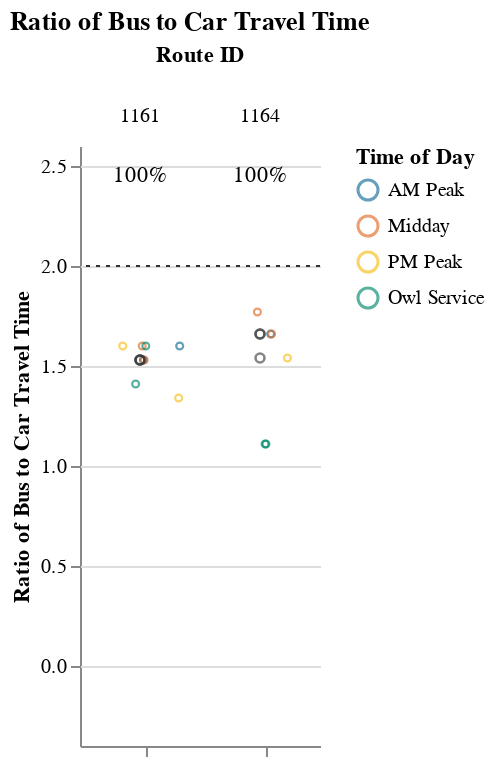
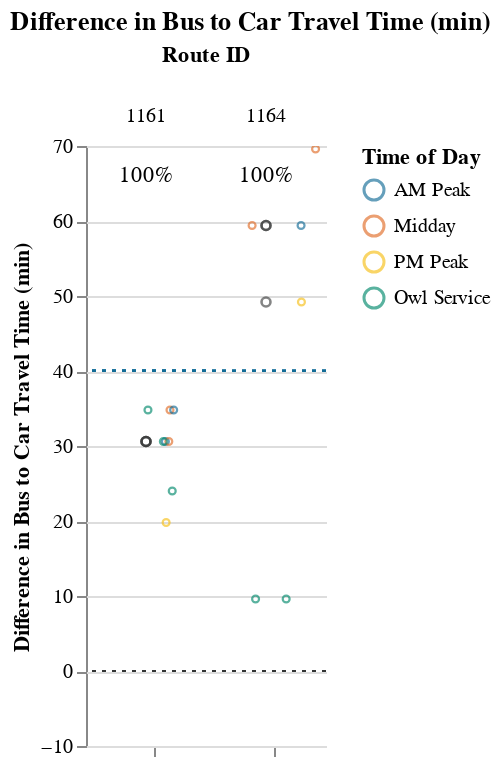

The notebook cell saved with these charts, in order:
### Markdown cell above
### Long Routes (> 1.5 hrs)

### Code cell
route_group = "long"
try:
    subset_routes, mult, diff  = setup_charts(df, PCT_COMPETITIVE_THRESHOLD, route_group)
    if len(subset_routes) > 0:
        display(
            Markdown(
                f"{CAPTIONS_DICT[route_group]}"
                "Within each route group, routes are sorted in descending order "
                "by % competitive trips and # trips below the additional time cut-off."
            )
        )

        display(mult)
        display(diff)
except:
    print("No routes meet this criteria.")

### Figure 1 — Vega-Lite specification as saved in the notebook (floating-point values rounded to 4 significant figures)
{"config": {"view": {"continuousWidth": 400, "continuousHeight": 300, "stroke": null}, "facet": {"spacing": 0}}, "data": {"name": "data-0f3a96ef774f0eae47c2ce407a7e792d"}, "facet": {"column": {"field": "route_id", "sort": ["1161", "1164"], "title": "Route ID", "type": "nominal"}}, "spec": {"layer": [{"mark": {"type": "point", "opacity": 0.65, "size": 12, "strokeWidth": 1.1}, "encoding": {"color": {"field": "time_of_day", "scale": {"range": ["#136C97", "#E16B26", "#F6BF16", "#00896B", "#7790A3", "#5B559C"]}, "sort": ["AM Peak", "Midday", "PM Peak", "Owl Service"], "title": "Time of Day", "type": "nominal"}, "tooltip": [{"field": "route_id", "type": "nominal"}, {"field": "trip_id", "type": "nominal"}, {"field": "service_hours", "type": "quantitative"}, {"field": "car_duration_hours", "type": "quantitative"}, {"field": "bus_multiplier", "type": "quantitative"}, {"field": "bus_difference", "type": "quantitative"}, {"field": "num_trips", "type": "quantitative"}, {"field": "num_competitive", "type": "quantitative"}, {"field": "pct_trips_competitive", "type": "quantitative"}, {"field": "p25", "type": "quantitative"}, {"field": "p50", "type": "quantitative"}, {"field": "p75", "type": "quantitative"}], "x": {"axis": {"grid": false, "labels": false, "ticks": true, "values": [0]}, "field": "jitter", "scale": {}, "title": null, "type": "quantitative"}, "y": {"field": "bus_multiplier", "scale": {"domain": [-0.25, 2.5]}, "title": "Ratio of Bus to Car Travel Time", "type": "quantitative"}}, "selection": {"selector005": {"type": "interval", "bind": "scales", "encodings": ["x", "y"]}}, "transform": [{"calculate": "sqrt(-2*log(random()))*cos(2*PI*random())", "as": "jitter"}], "width": 60}, {"layer": [{"mark": {"type": "point", "opacity": 0.6, "size": 20, "strokeWidth": 1.3}, "encoding": {"color": {"value": "#323434"}, "y": {"field": "bus_multiplier", "type": "quantitative"}}, "transform": [{"filter": "(datum.p50_trip === 1)"}]}, {"mark": {"type": "rule", "strokeDash": [2, 3]}, "encoding": {"color": {"value": "#323434"}, "y": {"field": "cutoff", "type": "quantitative"}}}, {"mark": {"type": "text", "align": "center", "baseline": "middle"}, "encoding": {"color": {"value": "black"}, "text": {"field": "pct_trips_competitive", "format": ".0%", "type": "quantitative"}, "tooltip": [{"field": "route_id", "type": "nominal"}, {"field": "trip_id", "type": "nominal"}, {"field": "service_hours", "type": "quantitative"}, {"field": "car_duration_hours", "type": "quantitative"}, {"field": "bus_multiplier", "type": "quantitative"}, {"field": "bus_difference", "type": "quantitative"}, {"field": "num_trips", "type": "quantitative"}, {"field": "num_competitive", "type": "quantitative"}, {"field": "pct_trips_competitive", "type": "quantitative"}, {"field": "p25", "type": "quantitative"}, {"field": "p50", "type": "quantitative"}, {"field": "p75", "type": "quantitative"}], "x": {"value": 30}, "y": {"value": 15}}, "transform": [{"calculate": "sqrt(-2*log(random()))*cos(2*PI*random())", "as": "jitter"}, {"filter": "(datum.fastest_trip === 1)"}]}]}]}, "resolve": {"scale": {"y": "shared"}}, "title": "Ratio of Bus to Car Travel Time", "$schema": "https://vega.github.io/schema/vega-lite/v4.17.0.json", "datasets": {"data-0f3a96ef774f0eae47c2ce407a7e792d": [{"calitp_itp_id": 146, "trip_key": -2938986463235106552, "trip_id": "t_1270746_b_33402_tn_0", "shape_id": "p_3083", "route_id": "1161", "service_hours": 1.3, "trip_first_departure_ts": 69900, "trip_last_arrival_ts": 74580, "departure_hour": 19, "time_of_day": "PM Peak", "p25": 1.48, "p50": 1.48, "p75": 1.55, "p50_trip": 0, "fastest_trip": 1, "car_duration_hours": 0.97, "competitive_route": 1, "bus_multiplier": 1.34, "bus_difference": 19.8, "num_trips": 9, "num_competitive": 9, "pct_trips_competitive": 1.0, "bus_difference_spread": 15.0, "route_group": "long", "max_trip_hrs": 1.55, "max_trip_route_group": 2.67, "name": "Kern County", "caltrans_district": "06 - Fresno", "drmt_organization_name": null, "cutoff2": 40.05, "cutoff": 2}, {"calitp_itp_id": 146, "trip_key": -27775948743421188, "trip_id": "t_1270752_b_33402_tn_0", "shape_id": "p_787635", "route_id": "1161", "service_hours": 1.37, "trip_first_departure_ts": 15600, "trip_last_arrival_ts": 20520, "departure_hour": 4, "time_of_day": "Owl Service", "p25": 1.48, "p50": 1.48, "p75": 1.55, "p50_trip": 0, "fastest_trip": 0, "car_duration_hours": 0.97, "competitive_route": 1, "bus_multiplier": 1.41, "bus_difference": 24.0, "num_trips": 9, "num_competitive": 9, "pct_trips_competitive": 1.0, "bus_difference_spread": 15.0, "route_group": "long", "max_trip_hrs": 1.55, "max_trip_route_group": 2.67, "name": "Kern County", "caltrans_district": "06 - Fresno", "drmt_organization_name": null, "cutoff2": 40.05, "cutoff": 2}, {"calitp_itp_id": 146, "trip_key": -7990793653844275569, "trip_id": "t_1270743_b_33402_tn_0", "shape_id": "p_178359", "route_id": "1161", "service_hours": 1.48, "trip_first_departure_ts": 35700, "trip_last_arrival_ts": 41040, "departure_hour": 9, "time_of_day": "AM Peak", "p25": 1.48, "p50": 1.48, "p75": 1.55, "p50_trip": 1, "fastest_trip": 0, "car_duration_hours": 0.97, "competitive_route": 1, "bus_multiplier": 1.53, "bus_difference": 30.6, "num_trips": 9, "num_competitive": 9, "pct_trips_competitive": 1.0, "bus_difference_spread": 15.0, "route_group": "long", "max_trip_hrs": 1.55, "max_trip_route_group": 2.67, "name": "Kern County", "caltrans_district": "06 - Fresno", "drmt_organization_name": null, "cutoff2": 40.05, "cutoff": 2}, {"calitp_itp_id": 146, "trip_key": 2981651922526876918, "trip_id": "t_1270748_b_33402_tn_0", "shape_id": "p_178359", "route_id": "1161", "service_hours": 1.48, "trip_first_departure_ts": 56100, "trip_last_arrival_ts": 61440, "departure_hour": 15, "time_of_day": "Midday", "p25": 1.48, "p50": 1.48, "p75": 1.55, "p50_trip": 1, "fastest_trip": 0, "car_duration_hours": 0.97, "competitive_route": 1, "bus_multiplier": 1.53, "bus_difference": 30.6, "num_trips": 9, "num_competitive": 9, "pct_trips_competitive": 1.0, "bus_difference_spread": 15.0, "route_group": "long", "max_trip_hrs": 1.55, "max_trip_route_group": 2.67, "name": "Kern County", "caltrans_district": "06 - Fresno", "drmt_organization_name": null, "cutoff2": 40.05, "cutoff": 2}, {"calitp_itp_id": 146, "trip_key": 8490347904405264088, "trip_id": "t_1270741_b_33402_tn_0", "shape_id": "p_178359", "route_id": "1161", "service_hours": 1.48, "trip_first_departure_ts": 21000, "trip_last_arrival_ts": 26340, "departure_hour": 5, "time_of_day": "Owl Service", "p25": 1.48, "p50": 1.48, "p75": 1.55, "p50_trip": 1, "fastest_trip": 0, "car_duration_hours": 0.97, "competitive_route": 1, "bus_multiplier": 1.53, "bus_difference": 30.6, "num_trips": 9, "num_competitive": 9, "pct_trips_competitive": 1.0, "bus_difference_spread": 15.0, "route_group": "long", "max_trip_hrs": 1.55, "max_trip_route_group": 2.67, "name": "Kern County", "caltrans_district": "06 - Fresno", "drmt_organization_name": null, "cutoff2": 40.05, "cutoff": 2}, {"calitp_itp_id": 146, "trip_key": 1262263643627312031, "trip_id": "t_1270750_b_33402_tn_0", "shape_id": "p_111843", "route_id": "1161", "service_hours": 1.55, "trip_first_departure_ts": 48900, "trip_last_arrival_ts": 54480, "departure_hour": 13, "time_of_day": "Midday", "p25": 1.48, "p50": 1.48, "p75": 1.55, "p50_trip": 0, "fastest_trip": 0, "car_duration_hours": 0.97, "competitive_route": 1, "bus_multiplier": 1.6, "bus_difference": 34.8, "num_trips": 9, "num_competitive": 9, "pct_trips_competitive": 1.0, "bus_difference_spread": 15.0, "route_group": "long", "max_trip_hrs": 1.55, "max_trip_route_group": 2.67, "name": "Kern County", "caltrans_district": "06 - Fresno", "drmt_organization_name": null, "cutoff2": 40.05, "cutoff": 2}, {"calitp_itp_id": 146, "trip_key": -8012276736357788588, "trip_id": "t_1270747_b_33402_tn_0", "shape_id": "p_111843", "route_id": "1161", "service_hours": 1.55, "trip_first_departure_ts": 63900, "trip_last_arrival_ts": 69480, "departure_hour": 17, "time_of_day": "PM Peak", "p25": 1.48, "p50": 1.48, "p75": 1.55, "p50_trip": 0, "fastest_trip": 0, "car_duration_hours": 0.97, "competitive_route": 1, "bus_multiplier": 1.6, "bus_difference": 34.8, "num_trips": 9, "num_competitive": 9, "pct_trips_competitive": 1.0, "bus_difference_spread": 15.0, "route_group": "long", "max_trip_hrs": 1.55, "max_trip_route_group": 2.67, "name": "Kern County", "caltrans_district": "06 - Fresno", "drmt_organization_name": null, "cutoff2": 40.05, "cutoff": 2}, {"calitp_itp_id": 146, "trip_key": -1436786589014759050, "trip_id": "t_1270744_b_33402_tn_0", "shape_id": "p_111843", "route_id": "1161", "service_hours": 1.55, "trip_first_departure_ts": 72900, "trip_last_arrival_ts": 78480, "departure_hour": 20, "time_of_day": "Owl Service", "p25": 1.48, "p50": 1.48, "p75": 1.55, "p50_trip": 0, "fastest_trip": 0, "car_duration_hours": 0.97, "competitive_route": 1, "bus_multiplier": 1.6, "bus_difference": 34.8, "num_trips": 9, "num_competitive": 9, "pct_trips_competitive": 1.0, "bus_difference_spread": 15.0, "route_group": "long", "max_trip_hrs": 1.55, "max_trip_route_group": 2.67, "name": "Kern County", "caltrans_district": "06 - Fresno", "drmt_organization_name": null, "cutoff2": 40.05, "cutoff": 2}, {"calitp_itp_id": 146, "trip_key": -3446891539184357635, "trip_id": "t_1270740_b_33402_tn_0", "shape_id": "p_111843", "route_id": "1161", "service_hours": 1.55, "trip_first_departure_ts": 28800, "trip_last_arrival_ts": 34380, "departure_hour": 8, "time_of_day": "AM Peak", "p25": 1.48, "p50": 1.48, "p75": 1.55, "p50_trip": 0, "fastest_trip": 0, "car_duration_hours": 0.97, "competitive_route": 1, "bus_multiplier": 1.6, "bus_difference": 34.8, "num_trips": 9, "num_competitive": 9, "pct_trips_competitive": 1.0, "bus_difference_spread": 15.0, "route_group": "long", "max_trip_hrs": 1.55, "max_trip_route_group": 2.67, "name": "Kern County", "caltrans_district": "06 - Fresno", "drmt_organization_name": null, "cutoff2": 40.05, "cutoff": 2}, {"calitp_itp_id": 146, "trip_key": -8590870193841586933, "trip_id": "t_2002244_b_33402_tn_0", "shape_id": "p_531929", "route_id": "1164", "service_hours": 1.67, "trip_first_departure_ts": 72000, "trip_last_arrival_ts": 78000, "departure_hour": 20, "time_of_day": "Owl Service", "p25": 1.835, "p50": 2.415, "p75": 2.5, "p50_trip": 0, "fastest_trip": 1, "car_duration_hours": 1.51, "competitive_route": 1, "bus_multiplier": 1.11, "bus_difference": 9.6, "num_trips": 6, "num_competitive": 6, "pct_trips_competitive": 1.0, "bus_difference_spread": 60.0, "route_group": "long", "max_trip_hrs": 2.67, "max_trip_route_group": 2.67, "name": "Kern County", "caltrans_district": "06 - Fresno", "drmt_organization_name": null, "cutoff2": 40.05, "cutoff": 2}, {"calitp_itp_id": 146, "trip_key": 5871427795504534946, "trip_id": "t_2002253_b_33402_tn_0", "shape_id": "p_176613", "route_id": "1164", "service_hours": 1.67, "trip_first_departure_ts": 16500, "trip_last_arrival_ts": 22500, "departure_hour": 4, "time_of_day": "Owl Service", "p25": 1.835, "p50": 2.415, "p75": 2.5, "p50_trip": 0, "fastest_trip": 0, "car_duration_hours": 1.51, "competitive_route": 1, "bus_multiplier": 1.11, "bus_difference": 9.6, "num_trips": 6, "num_competitive": 6, "pct_trips_competitive": 1.0, "bus_difference_spread": 60.0, "route_group": "long", "max_trip_hrs": 2.67, "max_trip_route_group": 2.67, "name": "Kern County", "caltrans_district": "06 - Fresno", "drmt_organization_name": null, "cutoff2": 40.05, "cutoff": 2}, {"calitp_itp_id": 146, "trip_key": 5459623371448546951, "trip_id": "t_577178_b_33402_tn_0", "shape_id": "p_531898", "route_id": "1164", "service_hours": 2.33, "trip_first_departure_ts": 61500, "trip_last_arrival_ts": 69900, "departure_hour": 17, "time_of_day": "PM Peak", "p25": 1.835, "p50": 2.415, "p75": 2.5, "p50_trip": 1, "fastest_trip": 0, "car_duration_hours": 1.51, "competitive_route": 1, "bus_multiplier": 1.54, "bus_difference": 49.2, "num_trips": 6, "num_competitive": 6, "pct_trips_competitive": 1.0, "bus_difference_spread": 60.0, "route_group": "long", "max_trip_hrs": 2.67, "max_trip_route_group": 2.67, "name": "Kern County", "caltrans_district": "06 - Fresno", "drmt_organization_name": null, "cutoff2": 40.05, "cutoff": 2}, {"calitp_itp_id": 146, "trip_key": -2595492361503989003, "trip_id": "t_2002246_b_33402_tn_0", "shape_id": "p_1304184", "route_id": "1164", "service_hours": 2.5, "trip_first_departure_ts": 27900, "trip_last_arrival_ts": 36900, "departure_hour": 7, "time_of_day": "AM Peak", "p25": 1.835, "p50": 2.415, "p75": 2.5, "p50_trip": 1, "fastest_trip": 0, "car_duration_hours": 1.51, "competitive_route": 1, "bus_multiplier": 1.66, "bus_difference": 59.4, "num_trips": 6, "num_competitive": 6, "pct_trips_competitive": 1.0, "bus_difference_spread": 60.0, "route_group": "long", "max_trip_hrs": 2.67, "max_trip_route_group": 2.67, "name": "Kern County", "caltrans_district": "06 - Fresno", "drmt_organization_name": null, "cutoff2": 40.05, "cutoff": 2}, {"calitp_itp_id": 146, "trip_key": 4555264788618060953, "trip_id": "t_559817_b_33402_tn_0", "shape_id": "p_1304184", "route_id": "1164", "service_hours": 2.5, "trip_first_departure_ts": 48300, "trip_last_arrival_ts": 57300, "departure_hour": 13, "time_of_day": "Midday", "p25": 1.835, "p50": 2.415, "p75": 2.5, "p50_trip": 1, "fastest_trip": 0, "car_duration_hours": 1.51, "competitive_route": 1, "bus_multiplier": 1.66, "bus_difference": 59.4, "num_trips": 6, "num_competitive": 6, "pct_trips_competitive": 1.0, "bus_difference_spread": 60.0, "route_group": "long", "max_trip_hrs": 2.67, "max_trip_route_group": 2.67, "name": "Kern County", "caltrans_district": "06 - Fresno", "drmt_organization_name": null, "cutoff2": 40.05, "cutoff": 2}, {"calitp_itp_id": 146, "trip_key": 2870020657017803320, "trip_id": "t_2002242_b_33402_tn_0", "shape_id": "p_3037", "route_id": "1164", "service_hours": 2.67, "trip_first_departure_ts": 36900, "trip_last_arrival_ts": 46500, "departure_hour": 10, "time_of_day": "Midday", "p25": 1.835, "p50": 2.415, "p75": 2.5, "p50_trip": 0, "fastest_trip": 0, "car_duration_hours": 1.51, "competitive_route": 1, "bus_multiplier": 1.77, "bus_difference": 69.6, "num_trips": 6, "num_competitive": 6, "pct_trips_competitive": 1.0, "bus_difference_spread": 60.0, "route_group": "long", "max_trip_hrs": 2.67, "max_trip_route_group": 2.67, "name": "Kern County", "caltrans_district": "06 - Fresno", "drmt_organization_name": null, "cutoff2": 40.05, "cutoff": 2}]}}

### Figure 2 — Vega-Lite specification as saved in the notebook (floating-point values rounded to 4 significant figures)
{"config": {"view": {"continuousWidth": 400, "continuousHeight": 300, "stroke": null}, "facet": {"spacing": 0}}, "data": {"name": "data-0e9dc8dbb17be32b053f8f3181999d85"}, "facet": {"column": {"field": "route_id", "sort": ["1161", "1164"], "title": "Route ID", "type": "nominal"}}, "spec": {"layer": [{"mark": {"type": "point", "opacity": 0.65, "size": 12, "strokeWidth": 1.1}, "encoding": {"color": {"field": "time_of_day", "scale": {"range": ["#136C97", "#E16B26", "#F6BF16", "#00896B", "#7790A3", "#5B559C"]}, "sort": ["AM Peak", "Midday", "PM Peak", "Owl Service"], "title": "Time of Day", "type": "nominal"}, "tooltip": [{"field": "route_id", "type": "nominal"}, {"field": "trip_id", "type": "nominal"}, {"field": "service_hours", "type": "quantitative"}, {"field": "car_duration_hours", "type": "quantitative"}, {"field": "bus_multiplier", "type": "quantitative"}, {"field": "bus_difference", "type": "quantitative"}, {"field": "num_trips", "type": "quantitative"}, {"field": "num_competitive", "type": "quantitative"}, {"field": "pct_trips_competitive", "type": "quantitative"}, {"field": "p25", "type": "quantitative"}, {"field": "p50", "type": "quantitative"}, {"field": "p75", "type": "quantitative"}], "x": {"axis": {"grid": false, "labels": false, "ticks": true, "values": [0]}, "field": "jitter", "scale": {}, "title": null, "type": "quantitative"}, "y": {"field": "bus_difference", "scale": {"domain": [-5, 69.6]}, "title": "Difference in Bus to Car Travel Time (min)", "type": "quantitative"}}, "selection": {"selector006": {"type": "interval", "bind": "scales", "encodings": ["x", "y"]}}, "transform": [{"calculate": "sqrt(-2*log(random()))*cos(2*PI*random())", "as": "jitter"}], "width": 60}, {"layer": [{"mark": {"type": "point", "opacity": 0.6, "size": 20, "strokeWidth": 1.3}, "encoding": {"color": {"value": "#323434"}, "y": {"field": "bus_difference", "type": "quantitative"}}, "transform": [{"filter": "(datum.p50_trip === 1)"}]}, {"mark": {"type": "rule", "strokeDash": [2, 3]}, "encoding": {"color": {"value": "#323434"}, "y": {"field": "cutoff", "type": "quantitative"}}}, {"mark": {"type": "rule", "strokeDash": [2, 3]}, "encoding": {"color": {"value": "#136C97"}, "y": {"field": "cutoff2", "type": "quantitative"}}}, {"mark": {"type": "text", "align": "center", "baseline": "middle"}, "encoding": {"color": {"value": "black"}, "text": {"field": "pct_trips_competitive", "format": ".0%", "type": "quantitative"}, "tooltip": [{"field": "route_id", "type": "nominal"}, {"field": "trip_id", "type": "nominal"}, {"field": "service_hours", "type": "quantitative"}, {"field": "car_duration_hours", "type": "quantitative"}, {"field": "bus_multiplier", "type": "quantitative"}, {"field": "bus_difference", "type": "quantitative"}, {"field": "num_trips", "type": "quantitative"}, {"field": "num_competitive", "type": "quantitative"}, {"field": "pct_trips_competitive", "type": "quantitative"}, {"field": "p25", "type": "quantitative"}, {"field": "p50", "type": "quantitative"}, {"field": "p75", "type": "quantitative"}], "x": {"value": 30}, "y": {"value": 15}}, "transform": [{"calculate": "sqrt(-2*log(random()))*cos(2*PI*random())", "as": "jitter"}, {"filter": "(datum.fastest_trip === 1)"}]}]}]}, "resolve": {"scale": {"y": "shared"}}, "title": "Difference in Bus to Car Travel Time (min)", "$schema": "https://vega.github.io/schema/vega-lite/v4.17.0.json", "datasets": {"data-0e9dc8dbb17be32b053f8f3181999d85": [{"calitp_itp_id": 146, "trip_key": -2938986463235106552, "trip_id": "t_1270746_b_33402_tn_0", "shape_id": "p_3083", "route_id": "1161", "service_hours": 1.3, "trip_first_departure_ts": 69900, "trip_last_arrival_ts": 74580, "departure_hour": 19, "time_of_day": "PM Peak", "p25": 1.48, "p50": 1.48, "p75": 1.55, "p50_trip": 0, "fastest_trip": 1, "car_duration_hours": 0.97, "competitive_route": 1, "bus_multiplier": 1.34, "bus_difference": 19.8, "num_trips": 9, "num_competitive": 9, "pct_trips_competitive": 1.0, "bus_difference_spread": 15.0, "route_group": "long", "max_trip_hrs": 1.55, "max_trip_route_group": 2.67, "name": "Kern County", "caltrans_district": "06 - Fresno", "drmt_organization_name": null, "cutoff2": 40.05, "cutoff": 0}, {"calitp_itp_id": 146, "trip_key": -27775948743421188, "trip_id": "t_1270752_b_33402_tn_0", "shape_id": "p_787635", "route_id": "1161", "service_hours": 1.37, "trip_first_departure_ts": 15600, "trip_last_arrival_ts": 20520, "departure_hour": 4, "time_of_day": "Owl Service", "p25": 1.48, "p50": 1.48, "p75": 1.55, "p50_trip": 0, "fastest_trip": 0, "car_duration_hours": 0.97, "competitive_route": 1, "bus_multiplier": 1.41, "bus_difference": 24.0, "num_trips": 9, "num_competitive": 9, "pct_trips_competitive": 1.0, "bus_difference_spread": 15.0, "route_group": "long", "max_trip_hrs": 1.55, "max_trip_route_group": 2.67, "name": "Kern County", "caltrans_district": "06 - Fresno", "drmt_organization_name": null, "cutoff2": 40.05, "cutoff": 0}, {"calitp_itp_id": 146, "trip_key": -7990793653844275569, "trip_id": "t_1270743_b_33402_tn_0", "shape_id": "p_178359", "route_id": "1161", "service_hours": 1.48, "trip_first_departure_ts": 35700, "trip_last_arrival_ts": 41040, "departure_hour": 9, "time_of_day": "AM Peak", "p25": 1.48, "p50": 1.48, "p75": 1.55, "p50_trip": 1, "fastest_trip": 0, "car_duration_hours": 0.97, "competitive_route": 1, "bus_multiplier": 1.53, "bus_difference": 30.6, "num_trips": 9, "num_competitive": 9, "pct_trips_competitive": 1.0, "bus_difference_spread": 15.0, "route_group": "long", "max_trip_hrs": 1.55, "max_trip_route_group": 2.67, "name": "Kern County", "caltrans_district": "06 - Fresno", "drmt_organization_name": null, "cutoff2": 40.05, "cutoff": 0}, {"calitp_itp_id": 146, "trip_key": 2981651922526876918, "trip_id": "t_1270748_b_33402_tn_0", "shape_id": "p_178359", "route_id": "1161", "service_hours": 1.48, "trip_first_departure_ts": 56100, "trip_last_arrival_ts": 61440, "departure_hour": 15, "time_of_day": "Midday", "p25": 1.48, "p50": 1.48, "p75": 1.55, "p50_trip": 1, "fastest_trip": 0, "car_duration_hours": 0.97, "competitive_route": 1, "bus_multiplier": 1.53, "bus_difference": 30.6, "num_trips": 9, "num_competitive": 9, "pct_trips_competitive": 1.0, "bus_difference_spread": 15.0, "route_group": "long", "max_trip_hrs": 1.55, "max_trip_route_group": 2.67, "name": "Kern County", "caltrans_district": "06 - Fresno", "drmt_organization_name": null, "cutoff2": 40.05, "cutoff": 0}, {"calitp_itp_id": 146, "trip_key": 8490347904405264088, "trip_id": "t_1270741_b_33402_tn_0", "shape_id": "p_178359", "route_id": "1161", "service_hours": 1.48, "trip_first_departure_ts": 21000, "trip_last_arrival_ts": 26340, "departure_hour": 5, "time_of_day": "Owl Service", "p25": 1.48, "p50": 1.48, "p75": 1.55, "p50_trip": 1, "fastest_trip": 0, "car_duration_hours": 0.97, "competitive_route": 1, "bus_multiplier": 1.53, "bus_difference": 30.6, "num_trips": 9, "num_competitive": 9, "pct_trips_competitive": 1.0, "bus_difference_spread": 15.0, "route_group": "long", "max_trip_hrs": 1.55, "max_trip_route_group": 2.67, "name": "Kern County", "caltrans_district": "06 - Fresno", "drmt_organization_name": null, "cutoff2": 40.05, "cutoff": 0}, {"calitp_itp_id": 146, "trip_key": 1262263643627312031, "trip_id": "t_1270750_b_33402_tn_0", "shape_id": "p_111843", "route_id": "1161", "service_hours": 1.55, "trip_first_departure_ts": 48900, "trip_last_arrival_ts": 54480, "departure_hour": 13, "time_of_day": "Midday", "p25": 1.48, "p50": 1.48, "p75": 1.55, "p50_trip": 0, "fastest_trip": 0, "car_duration_hours": 0.97, "competitive_route": 1, "bus_multiplier": 1.6, "bus_difference": 34.8, "num_trips": 9, "num_competitive": 9, "pct_trips_competitive": 1.0, "bus_difference_spread": 15.0, "route_group": "long", "max_trip_hrs": 1.55, "max_trip_route_group": 2.67, "name": "Kern County", "caltrans_district": "06 - Fresno", "drmt_organization_name": null, "cutoff2": 40.05, "cutoff": 0}, {"calitp_itp_id": 146, "trip_key": -8012276736357788588, "trip_id": "t_1270747_b_33402_tn_0", "shape_id": "p_111843", "route_id": "1161", "service_hours": 1.55, "trip_first_departure_ts": 63900, "trip_last_arrival_ts": 69480, "departure_hour": 17, "time_of_day": "PM Peak", "p25": 1.48, "p50": 1.48, "p75": 1.55, "p50_trip": 0, "fastest_trip": 0, "car_duration_hours": 0.97, "competitive_route": 1, "bus_multiplier": 1.6, "bus_difference": 34.8, "num_trips": 9, "num_competitive": 9, "pct_trips_competitive": 1.0, "bus_difference_spread": 15.0, "route_group": "long", "max_trip_hrs": 1.55, "max_trip_route_group": 2.67, "name": "Kern County", "caltrans_district": "06 - Fresno", "drmt_organization_name": null, "cutoff2": 40.05, "cutoff": 0}, {"calitp_itp_id": 146, "trip_key": -1436786589014759050, "trip_id": "t_1270744_b_33402_tn_0", "shape_id": "p_111843", "route_id": "1161", "service_hours": 1.55, "trip_first_departure_ts": 72900, "trip_last_arrival_ts": 78480, "departure_hour": 20, "time_of_day": "Owl Service", "p25": 1.48, "p50": 1.48, "p75": 1.55, "p50_trip": 0, "fastest_trip": 0, "car_duration_hours": 0.97, "competitive_route": 1, "bus_multiplier": 1.6, "bus_difference": 34.8, "num_trips": 9, "num_competitive": 9, "pct_trips_competitive": 1.0, "bus_difference_spread": 15.0, "route_group": "long", "max_trip_hrs": 1.55, "max_trip_route_group": 2.67, "name": "Kern County", "caltrans_district": "06 - Fresno", "drmt_organization_name": null, "cutoff2": 40.05, "cutoff": 0}, {"calitp_itp_id": 146, "trip_key": -3446891539184357635, "trip_id": "t_1270740_b_33402_tn_0", "shape_id": "p_111843", "route_id": "1161", "service_hours": 1.55, "trip_first_departure_ts": 28800, "trip_last_arrival_ts": 34380, "departure_hour": 8, "time_of_day": "AM Peak", "p25": 1.48, "p50": 1.48, "p75": 1.55, "p50_trip": 0, "fastest_trip": 0, "car_duration_hours": 0.97, "competitive_route": 1, "bus_multiplier": 1.6, "bus_difference": 34.8, "num_trips": 9, "num_competitive": 9, "pct_trips_competitive": 1.0, "bus_difference_spread": 15.0, "route_group": "long", "max_trip_hrs": 1.55, "max_trip_route_group": 2.67, "name": "Kern County", "caltrans_district": "06 - Fresno", "drmt_organization_name": null, "cutoff2": 40.05, "cutoff": 0}, {"calitp_itp_id": 146, "trip_key": -8590870193841586933, "trip_id": "t_2002244_b_33402_tn_0", "shape_id": "p_531929", "route_id": "1164", "service_hours": 1.67, "trip_first_departure_ts": 72000, "trip_last_arrival_ts": 78000, "departure_hour": 20, "time_of_day": "Owl Service", "p25": 1.835, "p50": 2.415, "p75": 2.5, "p50_trip": 0, "fastest_trip": 1, "car_duration_hours": 1.51, "competitive_route": 1, "bus_multiplier": 1.11, "bus_difference": 9.6, "num_trips": 6, "num_competitive": 6, "pct_trips_competitive": 1.0, "bus_difference_spread": 60.0, "route_group": "long", "max_trip_hrs": 2.67, "max_trip_route_group": 2.67, "name": "Kern County", "caltrans_district": "06 - Fresno", "drmt_organization_name": null, "cutoff2": 40.05, "cutoff": 0}, {"calitp_itp_id": 146, "trip_key": 5871427795504534946, "trip_id": "t_2002253_b_33402_tn_0", "shape_id": "p_176613", "route_id": "1164", "service_hours": 1.67, "trip_first_departure_ts": 16500, "trip_last_arrival_ts": 22500, "departure_hour": 4, "time_of_day": "Owl Service", "p25": 1.835, "p50": 2.415, "p75": 2.5, "p50_trip": 0, "fastest_trip": 0, "car_duration_hours": 1.51, "competitive_route": 1, "bus_multiplier": 1.11, "bus_difference": 9.6, "num_trips": 6, "num_competitive": 6, "pct_trips_competitive": 1.0, "bus_difference_spread": 60.0, "route_group": "long", "max_trip_hrs": 2.67, "max_trip_route_group": 2.67, "name": "Kern County", "caltrans_district": "06 - Fresno", "drmt_organization_name": null, "cutoff2": 40.05, "cutoff": 0}, {"calitp_itp_id": 146, "trip_key": 5459623371448546951, "trip_id": "t_577178_b_33402_tn_0", "shape_id": "p_531898", "route_id": "1164", "service_hours": 2.33, "trip_first_departure_ts": 61500, "trip_last_arrival_ts": 69900, "departure_hour": 17, "time_of_day": "PM Peak", "p25": 1.835, "p50": 2.415, "p75": 2.5, "p50_trip": 1, "fastest_trip": 0, "car_duration_hours": 1.51, "competitive_route": 1, "bus_multiplier": 1.54, "bus_difference": 49.2, "num_trips": 6, "num_competitive": 6, "pct_trips_competitive": 1.0, "bus_difference_spread": 60.0, "route_group": "long", "max_trip_hrs": 2.67, "max_trip_route_group": 2.67, "name": "Kern County", "caltrans_district": "06 - Fresno", "drmt_organization_name": null, "cutoff2": 40.05, "cutoff": 0}, {"calitp_itp_id": 146, "trip_key": -2595492361503989003, "trip_id": "t_2002246_b_33402_tn_0", "shape_id": "p_1304184", "route_id": "1164", "service_hours": 2.5, "trip_first_departure_ts": 27900, "trip_last_arrival_ts": 36900, "departure_hour": 7, "time_of_day": "AM Peak", "p25": 1.835, "p50": 2.415, "p75": 2.5, "p50_trip": 1, "fastest_trip": 0, "car_duration_hours": 1.51, "competitive_route": 1, "bus_multiplier": 1.66, "bus_difference": 59.4, "num_trips": 6, "num_competitive": 6, "pct_trips_competitive": 1.0, "bus_difference_spread": 60.0, "route_group": "long", "max_trip_hrs": 2.67, "max_trip_route_group": 2.67, "name": "Kern County", "caltrans_district": "06 - Fresno", "drmt_organization_name": null, "cutoff2": 40.05, "cutoff": 0}, {"calitp_itp_id": 146, "trip_key": 4555264788618060953, "trip_id": "t_559817_b_33402_tn_0", "shape_id": "p_1304184", "route_id": "1164", "service_hours": 2.5, "trip_first_departure_ts": 48300, "trip_last_arrival_ts": 57300, "departure_hour": 13, "time_of_day": "Midday", "p25": 1.835, "p50": 2.415, "p75": 2.5, "p50_trip": 1, "fastest_trip": 0, "car_duration_hours": 1.51, "competitive_route": 1, "bus_multiplier": 1.66, "bus_difference": 59.4, "num_trips": 6, "num_competitive": 6, "pct_trips_competitive": 1.0, "bus_difference_spread": 60.0, "route_group": "long", "max_trip_hrs": 2.67, "max_trip_route_group": 2.67, "name": "Kern County", "caltrans_district": "06 - Fresno", "drmt_organization_name": null, "cutoff2": 40.05, "cutoff": 0}, {"calitp_itp_id": 146, "trip_key": 2870020657017803320, "trip_id": "t_2002242_b_33402_tn_0", "shape_id": "p_3037", "route_id": "1164", "service_hours": 2.67, "trip_first_departure_ts": 36900, "trip_last_arrival_ts": 46500, "departure_hour": 10, "time_of_day": "Midday", "p25": 1.835, "p50": 2.415, "p75": 2.5, "p50_trip": 0, "fastest_trip": 0, "car_duration_hours": 1.51, "competitive_route": 1, "bus_multiplier": 1.77, "bus_difference": 69.6, "num_trips": 6, "num_competitive": 6, "pct_trips_competitive": 1.0, "bus_difference_spread": 60.0, "route_group": "long", "max_trip_hrs": 2.67, "max_trip_route_group": 2.67, "name": "Kern County", "caltrans_district": "06 - Fresno", "drmt_organization_name": null, "cutoff2": 40.05, "cutoff": 0}]}}
